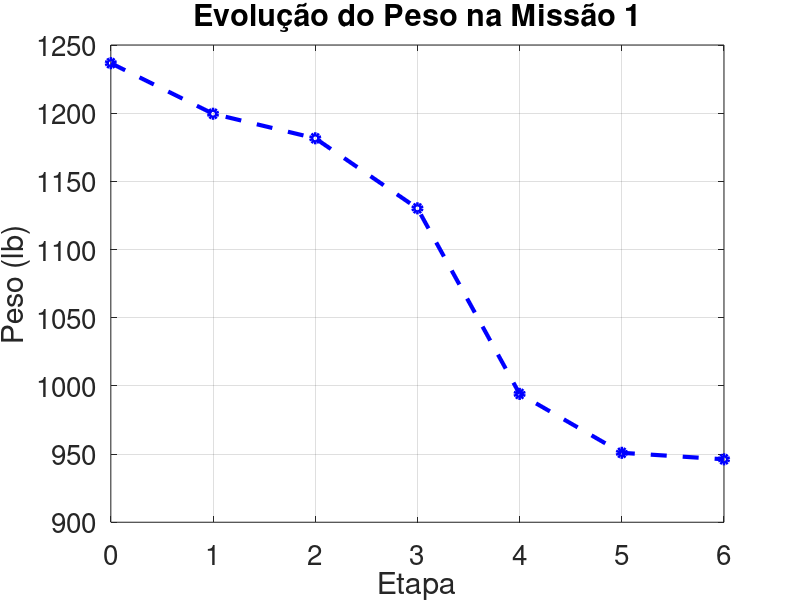

Write the MATLAB code that produced this figure.
clc
close all;
kmh_to_fts = 0.9113446583067 ;
kg_to_lb = 2.2046226218      ;
km_to_ft = 3280.84;

% --- Calculo MTOW da Missão 1 ---

% -- Considerando na missão:
% 0 - 1 Decolagem
% 1 - 2 Climb
% 2 - 3 Cruzeiro de 500 km a 250 km/h
% 3 - 4 Loiter de 2 horas
% 4 - 5 Cruzeiro de 500 km a 250 km/h
% 5 - 6 Pouso

% -- Pré-requisitos:
CP_kg = 5;
CP_lb = CP_kg * kg_to_lb ;
R_km = 500; % Alcance no cruzeiro
R_ft = R_km * km_to_ft;
Vc_kmh = 250; % Velocidade de cruzeiro
Vc_fts = Vc_kmh * kmh_to_fts;
E_h = 4; % Tempo de Loiter
E_s = E_h * 3600; %

h_m = 1000; % altitude de decolagem
l_pista = 150; % comprimento da pista
h_s = 2000; % teto de serviço

v = Vc_kmh/3.6   ; % Velocidade (m/s)
T = 275.1            ; % Temperatura do ar (K)
a_m = sqrt(1.4*T*287)  ;
M = v/a_m              ;
vmax = 300/1.863


% -- Estimativa da aeronave:
Swet_Sref = 3.5;
LD_max = 18;
LD_c = LD_max;
LD_l = 0.866 * LD_max;
AR = 14;
P_W = 0.067;
W_S = 14.4;
C_c_hr = 0.4; %consumo específico cruzeiro
C_c_s = C_c_hr/3600;

C_l_hr = 0.5; %consumo específico cruzeiro
C_l_s = C_l_hr/3600;

A = 1.67;
Kvs = 1;
c = -0.16;

% -- Peso Payload
Wpl = CP_lb;


% -- Peso Vazio
a = 0;
b = 0.69;
C1 = -0.10;
C2 = 0.05;
C3 = 0.10;
C4 = -0.05;
C5 = 0.17;

%WeW0 = @(W0) a + b*(W0^C1)* (AR^C2)*(P_W^C3)*(W_S^C4)*(vmax^C5) ;
We =  917.70 % valor código missão 2
% -- Peso Combustível

% W1/W0
W1W0 = 0.970

% W2/W1
W2W1 = 0.985 %1.0065 - 0.0325*M

% W3/W2
W3W2 = exp(-R_ft*C_c_s/(Vc_fts*LD_c))

% W4/W3
W4W3 = exp(-E_s*C_l_s/(LD_l))

% W5/W4
W5W4 = W3W2

% W6/W5
W6W5 = 0.995

WfW0 = 1.06*(1 - W1W0*W2W1*W3W2*W4W3*W5W4*W6W5);

% --- Resolvendo W0
%R = @(W0) W0 - (Wpl + Wmotor + WfW0*W0 + WeW0(W0)*W0 ) ;
R = @(W0) W0 - (Wpl + WfW0*W0 + We) ;
W0 = fzero(R, 1000)

Wf = WfW0*W0


Wf = WfW0*W0
W1 = W1W0*W0
W2 = W2W1*W1
W3 = W3W2*W2
W4 = W4W3*W3
W5 = W5W4*W4
W6 = W6W5*W5
WfW0 = Wf/W0
%We = WeW0(W0)*W0

x = [0,1,2,3,4,5,6];
plot(x,[W0,W1,W2,W3,W4,W5,W6], 'b--o',  'LineWidth', 3)
grid('on')

title('Evolução do Peso na Missão 1', 'FontSize', 25)
xlabel('Etapa', 'FontSize', 25)
ylabel('Peso (lb)', 'FontSize', 25)
set(gca, 'FontSize', 20)  % controla os números dos eixos (ticks)
